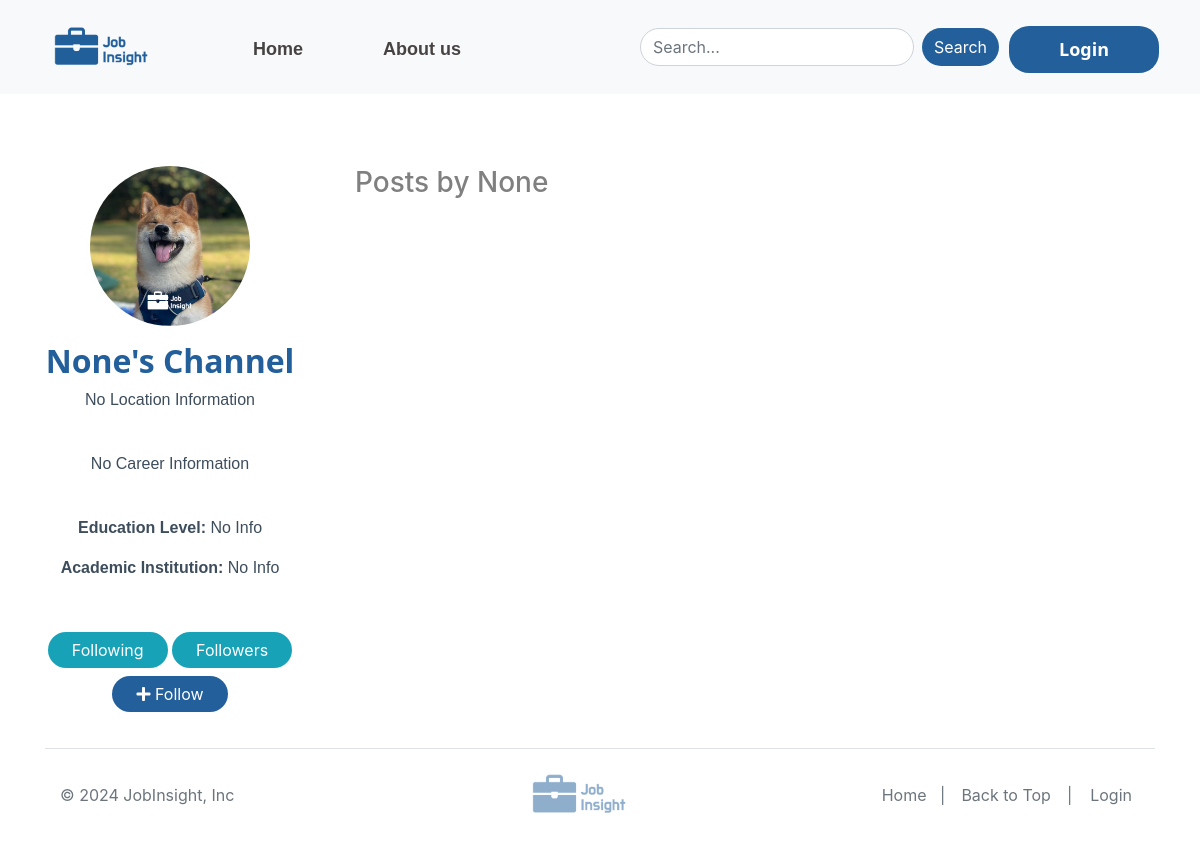
/channel/4, run on an earlier commit of the app's database.
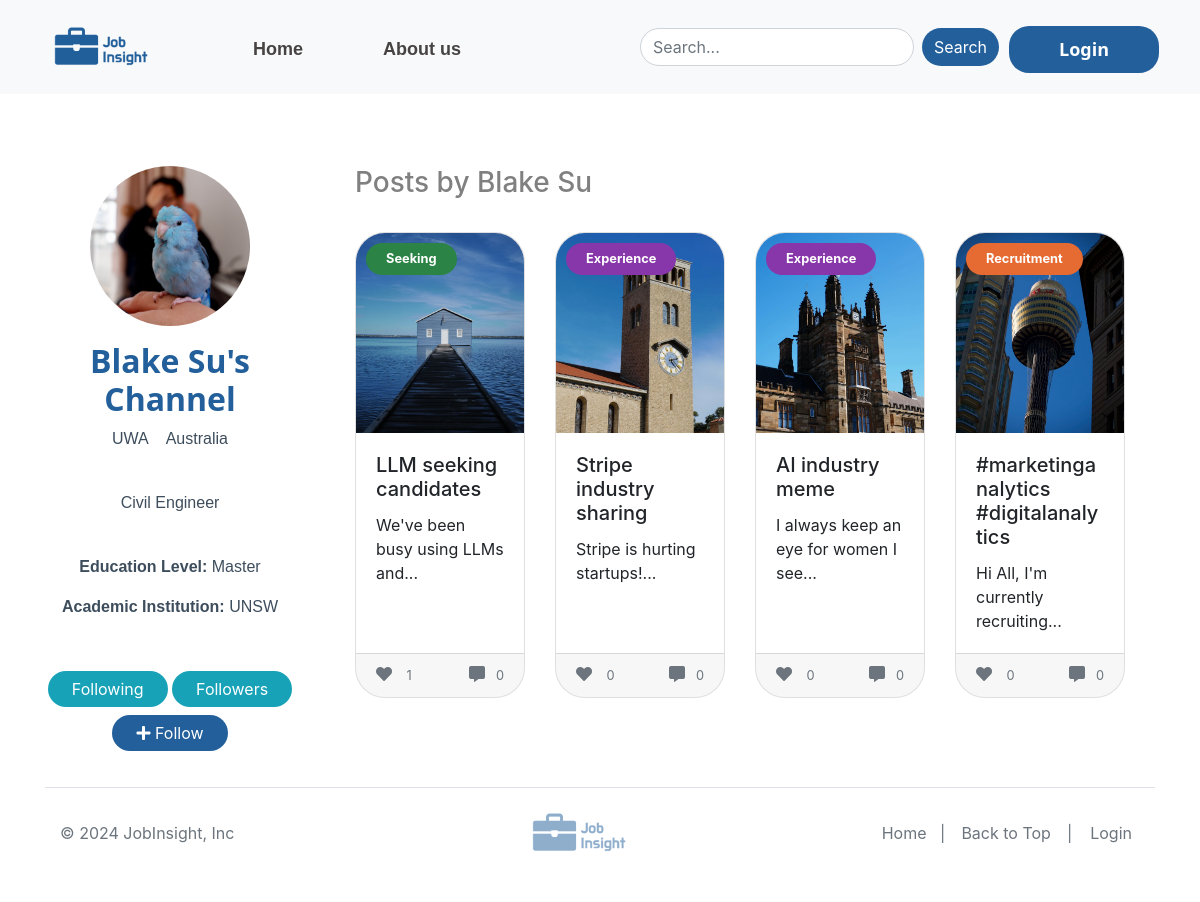
And on a later commit of the database.
### app/models.py (models this page shows, shortened)
class UserDetails(db.Model):
    __tablename__ = 'user_details'
    id = db.Column(db.Integer, db.ForeignKey('user.id'), primary_key=True)
    name = db.Column(db.String(80))
    address = db.Column(db.Text)
    img = db.Column(db.String(200))
    company = db.Column(db.String(100))
    city = db.Column(db.String(100))
    country = db.Column(db.String(100))
    phone = db.Column(db.Integer)
    job_title = db.Column(db.String(100))
    job_description = db.Column(db.Text)
    education_level = db.Column(db.String(100))
    academic_institution = db.Column(db.String(100))
    user = db.relationship('User', back_populates='details')

class Post(db.Model):
    __tablename__ = 'post'
    id = db.Column(db.Integer, primary_key=True)
    title = db.Column(db.String(100), nullable=False)
    description = db.Column(db.String(200))
    img = db.Column(db.String(200))
    author_id = db.Column(db.Integer, db.ForeignKey('user.id'))  #Foreign key association for the author, used to output the author's name in connection with the user database.
    created_at = db.Column(db.DateTime, default=datetime.utcnow)
    category_id = db.Column(db.Integer, db.ForeignKey('category.id')) #Foreign key association of the category, used to output the name of the category by connecting to the category database
    likes = db.Column(db.Integer, default=0) #The default number of likes per post is 0.
    author = db.relationship('User', backref=db.backref('posts', lazy=True))
    comments = db.relationship('Comment', back_populates='post', lazy='dynamic')
    liked_by_users = db.relationship('User', secondary=user_likes, backref=db.backref('liked_posts', lazy='dynamic'))
    category = db.relationship('Category', backref=db.backref('posts', lazy=True))

class Category(db.Model): #Stores the category name, which is used to output the category. Because there is no way to enter data into this database, it needs to be manually entered into the database as 1 Interview, 2 Recruitment, 3 Seeking, and 4 Experience.
    __tablename__ = 'category'
    id = db.Column(db.Integer, primary_key=True)
    name = db.Column(db.String(80), unique=True, nullable=False)

### app/routes.py (the view)
@main.route('/channel/<int:user_id>', methods=['GET', 'POST'])
def channel(user_id):
    user = User.query.get_or_404(user_id)
    is_own_channel = (current_user.is_authenticated and current_user.id == user_id)
    user_profile = UserDetails.query.filter_by(id=current_user.id).first() if current_user.is_authenticated else None
    other_user_profile = UserDetails.query.filter_by(id=user_id).first()
    posts = Post.query.filter_by(author_id=user_id).order_by(Post.created_at.desc()).all()  # fetch posts
    return render_template('channel.html', user=user, is_own_channel=is_own_channel, user_profile=user_profile, other_user_profile=other_user_profile, posts=posts, title='Channel')

### app/templates/channel.html
{% extends "base.html" %}
{% block content %}
<div class="container-fluid userchannel">
  <div class="row">
    <div class="col-md-3 col-sm-12 text-center" style="margin-left: 20px;margin-right: 20px;">
      {% if is_own_channel %}
        <img src="{{ url_for('static', filename='user_icon/uploads/' + user_profile.img if user_profile.img else 'user_icon/default_user_icon.jpg') }}" alt="User Icon" class="profile-img rounded-circle mb-3" width="160" height="160">
      {% else %}
        <img src="{{ url_for('static', filename='user_icon/uploads/' + other_user_profile.img if other_user_profile.img else 'user_icon/default_user_icon.jpg') }}" alt="User Icon" class="profile-img rounded-circle mb-3" width="160" height="160">
      {% endif %}
      <h2 class="fw-light channeltitle">{{ other_user_profile.name }}'s Channel</h2>
          <div class="channeltext">
            <p>
              {% if other_user_profile.city or other_user_profile.country %}
                  {{ other_user_profile.city }} &nbsp; &nbsp;{{ other_user_profile.country }}
              {% else %}
                  No Location Information
              {% endif %}
          </p>
          <br>
          <p>
              {% if other_user_profile.job_title and other_user_profile.company %}
                  {{ other_user_profile.job_title }} in <strong>{{ other_user_profile.company }}</strong>
              {% elif other_user_profile.job_title %}
                  {{ other_user_profile.job_title }}
              {% elif other_user_profile.company %}
                  <strong>{{ other_user_profile.company }}</strong>
              {% else %}
                  No Career Information
              {% endif %}
          </p>
          <br>
          <p>
              <strong>Education Level:</strong>
              {{ other_user_profile.education_level if other_user_profile.education_level else 'No Info' }}
          </p>
          <p>
              <strong>Academic Institution:</strong>
              {{ other_user_profile.academic_institution if other_user_profile.academic_institution else 'No Info' }}
          </p>
          <br>
          </div>
      <div class="my-2">
        <a href="{{ url_for('main.following', user_id=user.id) }}" class="btn btn-info rounded-pill px-4 my-1">Following</a>
        <a href="{{ url_for('main.followers', user_id=user.id) }}" class="btn btn-info rounded-pill px-4 my-1">Followers</a>
        {% if current_user.is_authenticated %}
        {% if current_user == user %}
            <a href="{{ url_for('main.set_profile') }}" class="btn btn-primary rounded-pill px-4 my-1"> <i class='fas fa-edit' style='font-size:16px'></i>Edit</a>
        {% else %}
            {% if current_user.is_following(user) %}
                <a href="{{ url_for('main.unfollow', user_id=user.id) }}" class="btn btn-danger rounded-pill px-4 my-1"><i class='fas fa-user-minus' style='font-size:16px'></i> Unfollow</a>
            {% else %}
                <a href="{{ url_for('main.follow', user_id=user.id) }}" class="btn btn-primary rounded-pill px-4 my-1"><i class='fas fa-user-plus' style='font-size:16px'></i> Follow</a>
            {% endif %}
        {% endif %}
        {% else %}
          <a href="{{ url_for('main.login') }}" class=" btn btn-primary  rounded-pill px-4 my-1"><i class='fas fa-plus' style='font-size:16px'></i> Follow</a>
        {% endif %}
      </div>
    </div>
    <div class="col-md-8 col-sm-12">
      <h3 style="color: gray;">Posts by {{ other_user_profile.name }}</h3>
      <br>
      <div class="row row-cols-1 row-cols-sm-2 row-cols-lg-4 g-4">
        {% for post in posts %}
        <div class="col">
            <a href="{{ url_for('main.show_post', post_id=post.id) }}" class="post-card-link">
                <div class="card h-100 post-card">
                    {% if post.img %}
                    {% if post.category %}
                    {% set category_class = 'badge rounded-pill category-' + post.category.name %}
                    <div class="{{ category_class }}" style="position: absolute; top: 10px; left: 10px; z-index: 10;">
                        {{ post.category.name }}
                    </div>
                    {% else %}
                    <div class="badge rounded-pill category-none" style="position: absolute; top: 10px; left: 10px; z-index: 10;">
                        No Category
                    </div>
                    {% endif %}
                    <img src="{{ url_for('static', filename='post_image/' + post.img) }}" class="card-img-top" alt="{{ post.title }}" style="height: 200px; object-fit: cover;">
                    {% else %}
                    <img src="{{ url_for('static', filename='post_image/default.jpg') }}" class="card-img-top" alt="Default Image" style="height: 200px; object-fit: cover;">
                    {% endif %}
                    <div class="card-body">
                        <h5 class="card-title">{{ post.title }}</h5>
                        <p class="card-text">{{ post.description | truncate(40) }}</p>
                    </div>
                    <div class="card-footer d-flex justify-content-between">
                        <small class="text-muted"><i class='fas fa-heart' style='font-size:16px'></i> &nbsp;&nbsp; {{ post.likes }}</small>
                        <small class="text-muted"><i class='fas fa-comment-alt' style='font-size:16px'></i> &nbsp;&nbsp;{{ post.comments.count() }}</small>
                    </div>
                </div>
            </a>
        </div>
        {% endfor %}
      </div>
    </div>
  </div>
</div>
{% endblock %}

What changed in the data, as far as the page shows it:
changed UserDetails: img: picture added; name "None" → "Blake Su"; city (not shown) → "UWA"; country (not shown) → "Australia"; job_title (not shown) → "Civil Engineer"; education_level "No Info" → "Master"; academic_institution "No Info" → "UNSW"
now on this page (row edited): Post: category.name "Seeking", img (picture), title "LLM seeking candidates", description "We've been busy using LLMs and...", likes "1", comments.count "0"
now on this page (row edited): Post: category.name "Experience", img (picture), title "Stripe industry sharing", description "Stripe is hurting startups!...", likes "0", comments.count "0"
now on this page (row edited): Post: category.name "Experience", img (picture), title "AI industry meme", description "I always keep an eye for women I see...", likes "0", comments.count "0"
now on this page (row edited): Post: category.name "Recruitment", img (picture), title "#marketinganalytics #digitalanalytics", description "Hi All, I'm currently recruiting...", likes "0", comments.count "0"
Also different on the page:
text no longer shown: "No Location Information No Career Information"
